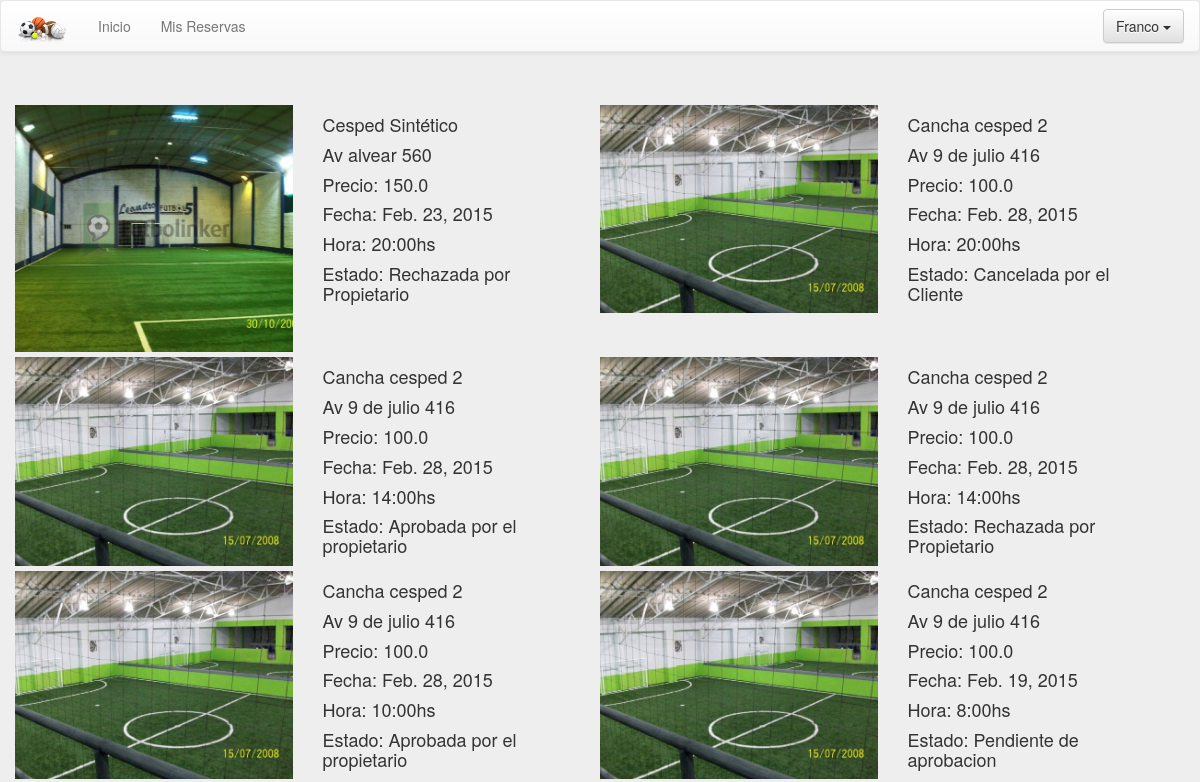
Page /reservas/ (signed in, upper part) on the earlier database version.
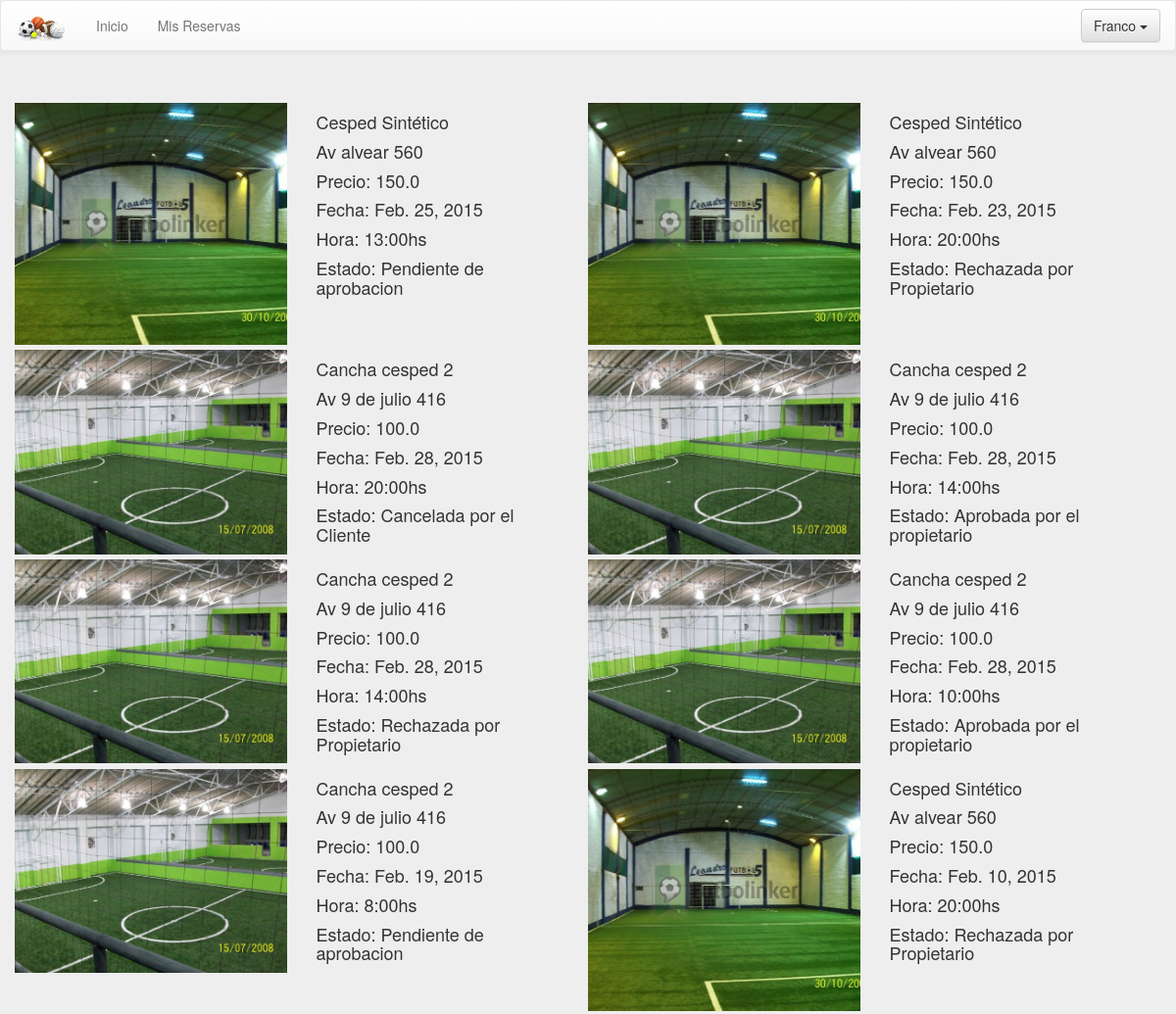
Same page on the later database version.
### website/models.py (models this page shows, shortened)
class Reserva(models.Model):
	hora_opciones=(
		('0','00.00 hs'), ('1','01.00 hs'), ('2','02.00 hs'),
		('3','03.00 hs'), ('4','04.00 hs'), ('5','05.00 hs'),
		('6','06.00 hs'), ('7','07.00 hs'), ('8','08.00 hs'),
		('9','09.00 hs'), ('10','10.00 hs'), ('11','11.00 hs'),
		('12','12.00 hs'), ('13','13.00 hs'), ('14','14.00 hs'),
		('15','15.00 hs'), ('16','16.00 hs'), ('17','17.00 hs'),
		('18','18.00 hs'), ('19','19.00 hs'), ('20','20.00 hs'),
		('21','21.00 hs'), ('22','22.00 hs'), ('23','23.00 hs'),
	)
	hora = models.CharField(max_length=4,choices=hora_opciones)
	fecha = models.DateField()
	estado = models.CharField(max_length=50)
	cancha = models.ForeignKey(Cancha)
	usuario = models.ForeignKey(User)

class Cancha(models.Model):
	hora_opciones=(
		('0','00.00 hs'), ('1','01.00 hs'), ('2','02.00 hs'),
		('3','03.00 hs'), ('4','04.00 hs'), ('5','05.00 hs'),
		('6','06.00 hs'), ('7','07.00 hs'), ('8','08.00 hs'),
		('9','09.00 hs'), ('10','10.00 hs'), ('11','11.00 hs'),
		('12','12.00 hs'), ('13','13.00 hs'), ('14','14.00 hs'),
		('15','15.00 hs'), ('16','16.00 hs'), ('17','17.00 hs'),
		('18','18.00 hs'), ('19','19.00 hs'), ('20','20.00 hs'),
		('21','21.00 hs'), ('22','22.00 hs'), ('23','23.00 hs'),
	)
	nombre = models.CharField(max_length=50)
	direccion = models.CharField(max_length=100)
	latitud = models.FloatField(null=True, blank=True)
	longitud = models.FloatField(null=True, blank=True)
	hora_comienzo_atencion = models.CharField(max_length=4,choices=hora_opciones)
	hora_fin_atencion = models.CharField(max_length=4,choices=hora_opciones)
	precio_por_turno = models.FloatField()
	imagen =  models.ImageField(upload_to='canchas', verbose_name='Imágen')
	deporte = models.ForeignKey(Deporte)
	duenio = models.ForeignKey(User)

### website/views.py (the view)
# urls.py: url(r'^reservas/$', 'website.views.my_reserves_client'),
@login_required(login_url='/login/')
@user_passes_test(is_client)
def my_reserves_client(request):
	user = request.user
	reservas = Reserva.objects.filter(usuario=user).order_by('-id')
	return render_to_response('list_reserves_client.html',
		{'results': reservas,
		'user': user,
		'today': datetime.now()},
		context_instance=RequestContext(request))

### website/views.py (called while the page is built)
def is_client(user):
    return user.groups.filter(name='Clientes').exists()

### website/templates/list_reserves_client.html (shortened to what this page needs)
{% extends "base.html" %}
{% block head %}
<link rel="stylesheet" href="{{ STATIC_URL }}css/list.css">
{% endblock head%}
{% block body %}
<div class="jumbotron center">
	<div class="container">
		<div class="row">
		{% for result in results %}
			<div class="col-md-6 itemList">
				<div class="col-md-6 element" >
					<img src="{{ result.cancha.imagen.url }}">
				</div>
				<div class="col-md-6">
					<h4>{{result.cancha.nombre}}</h4>
					<h4>{{result.cancha.direccion}}</h4>
					<h4>Precio: {{result.cancha.precio_por_turno}}</h4>
					<h4>Fecha: {{result.fecha}}</h4>
					<h4>Hora: {{result.hora}}:00hs</h4>
					<h4>Estado: {{result.estado}}</h4>
				</div>
			</div>
			{% if forloop.counter|divisibleby:2 %}
			</div>
                    <div class="row">
                        {% endif %}
                        {% endfor %}
        </div>
	</div>
</div>
{% endblock body %}

Differences in the rows shown:
added Reserva: cancha.imagen (picture), cancha.nombre "Cesped Sintético", cancha.direccion "Av alvear 560", cancha.precio_por_turno "150.0", fecha "Feb. 25, 2015", hora "13", estado "Pendiente de aprobacion"
now on this page (row unchanged): Reserva: cancha.imagen (picture), cancha.nombre "Cesped Sintético", cancha.direccion "Av alvear 560", cancha.precio_por_turno "150.0", fecha "Feb. 10, 2015", hora "20", estado "Rechazada por Propietario"
